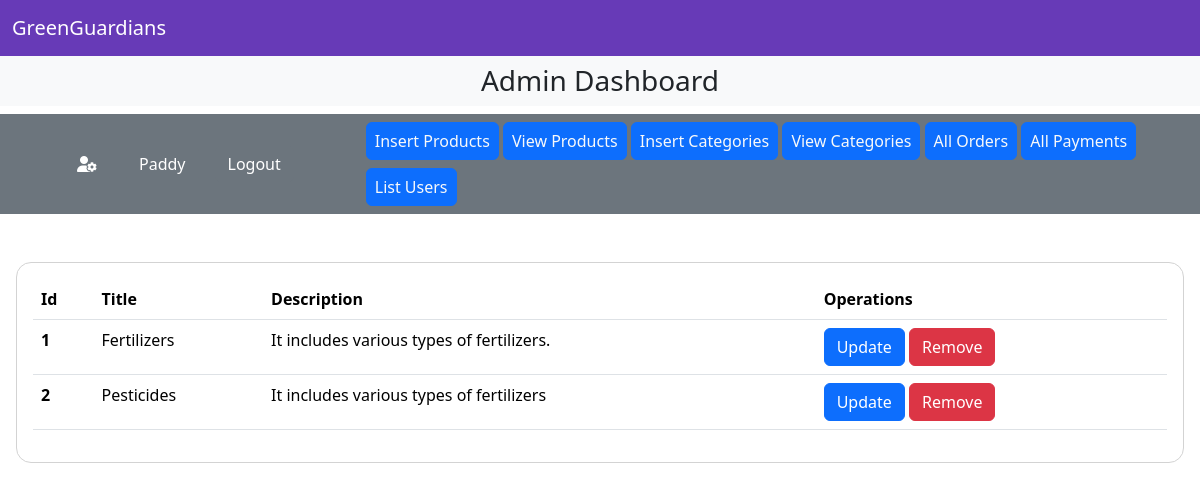
Page /AdminPanel/dashboard.php?ViewCategories=true (signed in) on the committed database.
### tables this page shows
CREATE TABLE `categories` (
  `cID` int NOT NULL,
  `cTitle` varchar(30) NOT NULL,
  `cDesc` varchar(60) NOT NULL
);

### AdminPanel/view/categories.php (the view, shortened to what this page needs)
<?php
include('../includes/connect.php');
function getCategories()
{
    $table = '
            <table class="table">
                <thead>
                    <tr>
                        <th scope="col">Id</th>
                        <th scope="col">Title</th>
                        <th scope="col">Description</th>
                        <th scope="col">Operations</th>
                    </tr>
                </thead>
            <tbody>
            ';
    global $conn;
    $getCategories = mysqli_prepare($conn, "SELECT * FROM categories");
    $getCategories->execute();
    $result = $getCategories->get_result();
    if ($result->num_rows > 0) {
        while ($row = $result->fetch_assoc()) {
            $table .= '<tr>
                    <th scope="row">' . $row['cID'] . '</th>
                    <td>' . $row['cTitle'] . '</td>
                    <td>' . $row['cDesc'] . '</td>
                    <td>
                        <div>
                            <div>
                                <a href="./update/category.php?CategoryId=' . $row['cID'] . '" class=" btn btn-primary">Update</a>
                                <a href="./delete/category.php?CategoryId=' . $row['cID'] . '" class=" btn btn-danger " >Remove</a>
                            </div>
                        </div>
                    </td>
                    </tr>';
        }
        $table .= '</tbody>
        </table>';
        return $table;
    } else {
        return '<div class="mt-5 ViewProductsDiv">
        <h5>No Products Found</h5>
        </div>';
    }
}
?>
<section class="ViewProductsDiv mx-3 mt-5">
    <?php echo getCategories(); ?>
</section>

### AdminPanel/dashboard.php (style rules this page uses)
body { overflow-x: hidden; }
.ViewProductsDiv { padding: 1rem; border: 1px solid lightgray; border-radius: 15px; }

### rows in the picture
categories: cID "1", cTitle "Fertilizers", cDesc "It includes various types of fertilizers."
categories: cID "2", cTitle "Pesticides", cDesc "It includes various types of fertilizers"

### other values in the picture
$_SESSION['name'] "Paddy"
